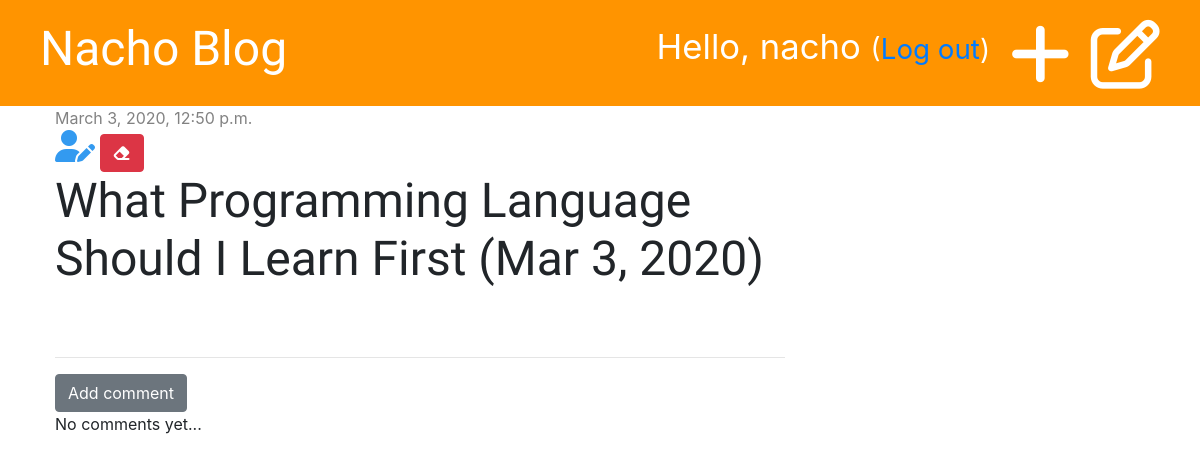
The page /post/1/ (signed in) on the database as committed earlier.
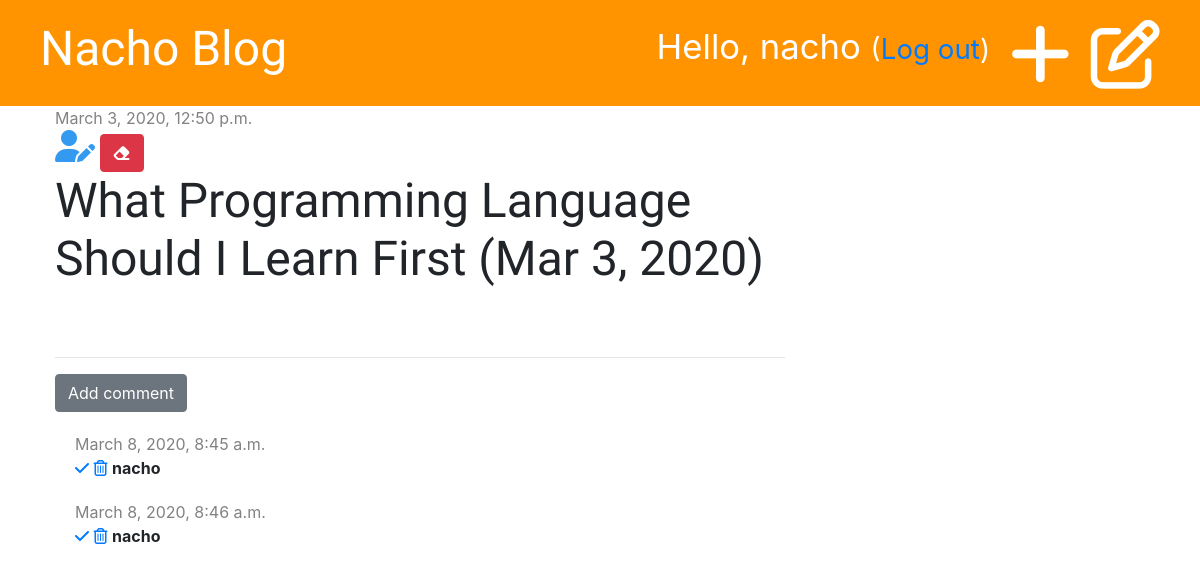
The same page on the database as committed later.
### blog/models.py (models this page shows, shortened)
class Post(models.Model):
    author = models.ForeignKey('auth.User', on_delete=models.CASCADE)
    title = models.CharField(max_length=200)
    text = models.TextField()
    created_date = models.DateTimeField(default=timezone.now)
    published_date = models.DateTimeField(blank=True, null=True)

class Comment(models.Model):
    post = models.ForeignKey('blog.Post', on_delete=models.CASCADE, related_name='comments')
    author = models.CharField(max_length=200)
    text = models.TextField()
    created_date = models.DateTimeField(default=timezone.now)
    approved = models.BooleanField(default=False)

### blog/views.py (the view)
# urls.py: path('post/<int:pk>/', views.post_detail, name='post_detail'),
def post_detail(request, pk):
    post = get_object_or_404(Post, pk=pk)
    stuff_for_frontend = {'post': post}
    return render(request, 'blog/post_detail.html', stuff_for_frontend)

### blog/templatetags/markdownify.py (called while the page is built)
@register.filter
def markdown(value):
    renderer = HighlightRenderer()
    markdown = mistune.Markdown(renderer=renderer)
    return markdown(value)

### blog/templates/blog/post_detail.html (shortened to what this page needs)
{% extends 'blog/base.html' %}
{% load markdownify %}
{% block content %}
    <div class="post">
        {% if post.published_date %}
            <div class="date">
                {{ post.published_date }}
            </div>
        {% else %}
            <a href="{% url 'post_publish' pk=post.pk %}" class="btn btn-primary">Publish</a>
        {% endif %}
        {% if user.is_authenticated %}
            <a href="{% url 'post_edit' pk=post.pk %}"><i class="fas fa-user-edit fa-2x" style="color: #339af0"></i></a>
            <a href="{% url 'post_delete' pk=post.pk %}" class="btn btn-danger"
                onclick="return confirm('Are you sure you want to delete this post?')">
                <i class="fas fa-eraser"></i>
            </a>
        {% endif %}
        <h1>{{ post.title }}</h1>
    </div>
    <hr>
    <a href="{% url 'add_comment_to_post' pk=post.pk %}" class="btn btn-secondary">Add comment</a>
    {% for comment in post.comments.all %}
        {% if user.is_authenticated or comment.approved %}
            <div class="comment">
                <div class="date">
                    {{ comment.created_date }}
                </div>
                {% if not comment.approved and user.is_superuser %}
                    <a href="{% url 'comment_approve' pk=comment.pk %}"><i class="fas fa-check"></i></a>
                    <a href="{% url 'comment_remove' pk=comment.pk %}"><i class="far fa-trash-alt"></i></a>
                {% endif %}
                <strong>{{ comment.author }}</strong>
            </div>
        {% endif %}
    {% empty %}
        <p>No comments yet...</p>
    {% endfor %}
{% endblock %}

### blog/templates/blog/base.html (shortened to what this page needs)
{% load static %}
<!DOCTYPE html>
<html lang="en">
<head>
    <link rel="stylesheet" href="https://stackpath.bootstrapcdn.com/bootstrap/4.3.1/css/bootstrap.min.css">
    <link rel="stylesheet" href="{% static 'css/blog.css' %}">
    <link rel="stylesheet" href="{% static 'css/zenburn.css' %}">
</head>
<body>
    <div class="page-header">
        {% if user.is_authenticated %}
            <a href="{% url 'post_draft_list' %}" class="top-menu"><i class="far fa-edit fa-2x"></i></a>
            <a href="{% url 'post_new' %}" class="top-menu"><i class="fas fa-plus fa-2x"></i></a>
            <p class="top-menu">Hello, {{user.username }} <small>(<a href="{% url 'logout' %}">Log out</a>)</small></p>
        {% else %}
        <a href="{% url 'login' %}" class="top-menu"><i class="fas fa-signature fa-2x"></i></a>
        {% endif %}
        <h1><a href="{% url "post_list" %}">Nacho Blog</a></h1>
    </div>
    <div class="content container">
        <div class="row">
            <div class="col-md-8">
                {% block content %}
                {% endblock %}
            </div>
        </div>
    </div>
</body>
</html>

### blog/static/css/blog.css (style rules this page uses)
.page-header { background-color: #ff9400; margin-top: 0; padding: 20px 20px 20px 40px; }
.page-header h1, .page-header h1 a { color: #ffffff; font-size: 36pt; text-decoration: none; }
.content { margin-left: 40px; }
h1, h2, h3, h4 { font-family: 'Tangerine', 'Inconsolata', 'Droid Sans', serif; font-size: 48px; }
.date { color: #828282; }
.post { margin-bottom: 70px; }
.top-menu, .top-menu:hover { color: #ffffff; float: right; font-size: 26pt; margin-right: 20px; }
.comment { margin: 20px 0px 20px 20px; }

Rows that differ between the two databases and show on the page:
added Comment: created_date "March 8, 2020, 8:45 a.m.", approved False (drawn), author "nacho"
added Comment: created_date "March 8, 2020, 8:46 a.m.", approved False (drawn), author "nacho"
Other text that changed with them:
text no longer shown: "No comments yet..."
